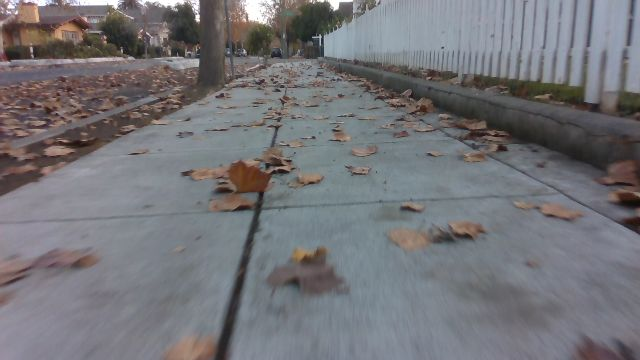
#> input picture media/color/0a00-camera_color_image_raw-1607819220022.png, 640 x 360 px; its folder holds only this picture in this run
$ python gen_dataset.py
#> lines starting #> are read from the running program, lines starting #| are printed output that depends on the picture
import os
import subprocess
from glob import glob
from tqdm import tqdm
import math
import cv2
import numpy as np
import csv

subprocess.run(["rm","data.txt"],stdout=subprocess.PIPE)

def open_csv(data):
	with open(r'data.txt', 'a') as f:
		writer = csv.writer(f)
		writer.writerow(data)

images = glob(os.path.join("media/color/*"))
masks = glob(os.path.join("media/mask/*"))

fields=['x','y','r','t','m','R','G','B']
open_csv(fields)

for path in range(len(images)):
	print(path+1,'/',len(images))
	image = cv2.imread(images[path], cv2.IMREAD_UNCHANGED)
#> image is the input picture: shape (360, 640, 3); mean B, G, R 120, 115.9, 116.2
	image = cv2.resize(image, (256, 256))
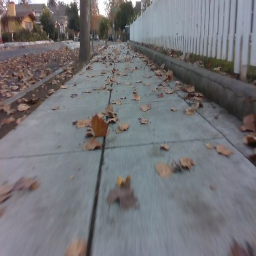
#> image: shape (256, 256, 3); mean B, G, R 119.8, 115.8, 116
#> (the run stopped early here; a loop or call above may not have finished)

$ run again, on media/color/4a2a-camera_color_image_raw-1608073203193.png
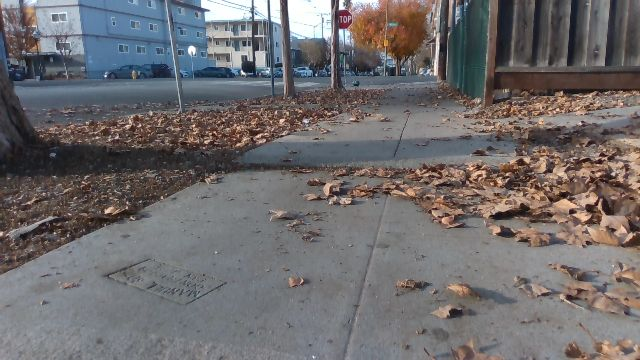
#> input picture media/color/4a2a-camera_color_image_raw-1608073203193.png, 640 x 360 px
#> image is the input picture: shape (360, 640, 3); mean B, G, R 108.7, 107.5, 110.9
#> `image = cv2.resize(image, (256, 256))`:
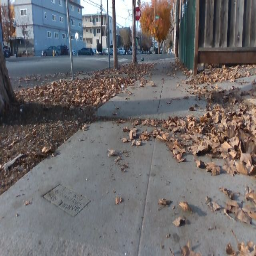
#> image: shape (256, 256, 3); mean B, G, R 108.6, 107.4, 110.8

$ run again, on media/color/4a3b-camera_color_image_raw-1607645238097.png
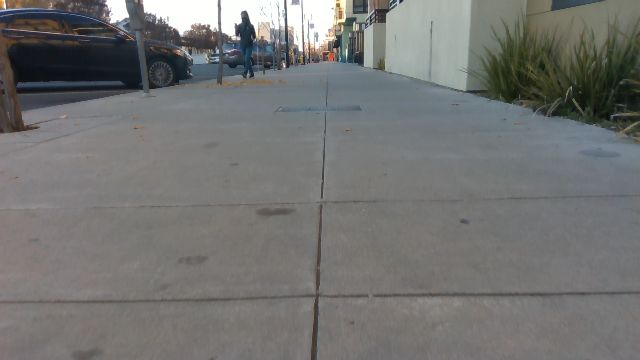
#> input picture media/color/4a3b-camera_color_image_raw-1607645238097.png, 640 x 360 px
#> image is the input picture: shape (360, 640, 3); mean B, G, R 114, 115.4, 115
#> `image = cv2.resize(image, (256, 256))`:
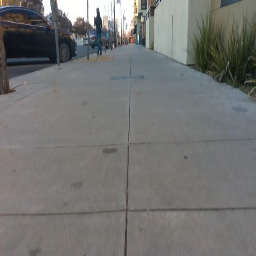
#> image: shape (256, 256, 3); mean B, G, R 113.9, 115.3, 114.9

$ run again, on media/color/4a57-camera_color_image_raw-1608226044077.png
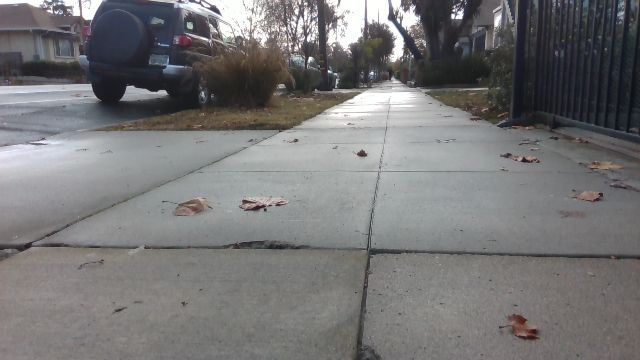
#> input picture media/color/4a57-camera_color_image_raw-1608226044077.png, 640 x 360 px
#> image is the input picture: shape (360, 640, 3); mean B, G, R 118, 117.3, 118
#> `image = cv2.resize(image, (256, 256))`:
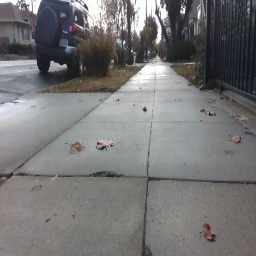
#> image: shape (256, 256, 3); mean B, G, R 117.9, 117.2, 117.9

$ run again, on media/color/0a0d-camera_color_image_raw-1607818911009.png
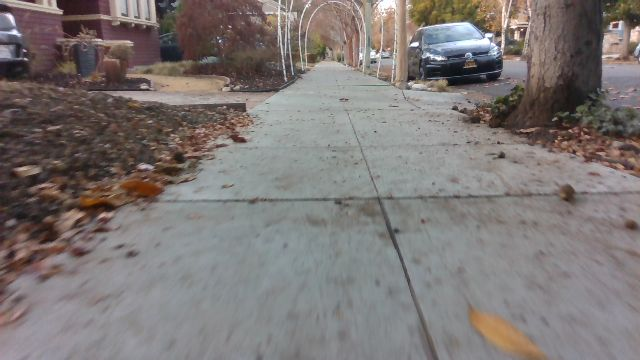
#> input picture media/color/0a0d-camera_color_image_raw-1607818911009.png, 640 x 360 px
#> image is the input picture: shape (360, 640, 3); mean B, G, R 117.4, 119.1, 125.4
#> `image = cv2.resize(image, (256, 256))`:
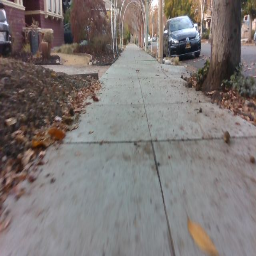
#> image: shape (256, 256, 3); mean B, G, R 117.3, 119, 125.3
